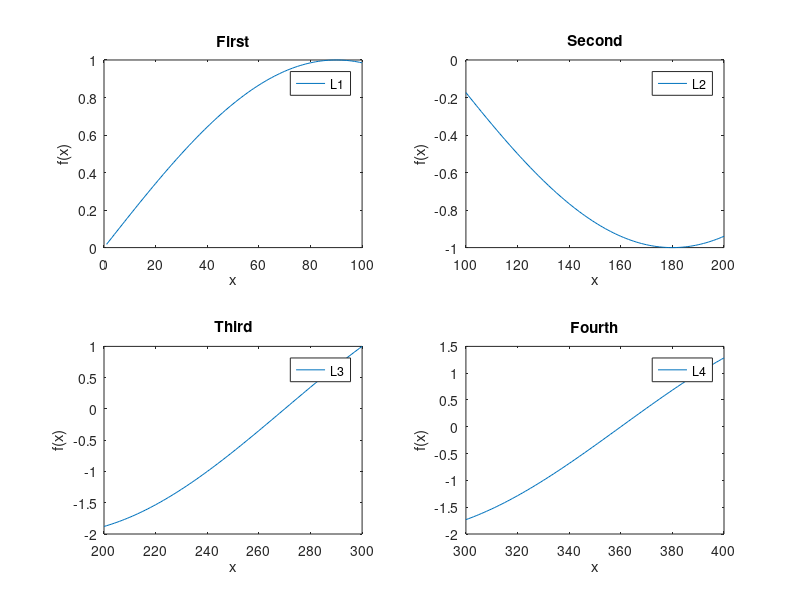

MATLAB code to generate this figure:
function Example_File
%Eample File
%Run the Sub_Fig_Divider after running this file.
close all;
X1=1:100;Y1=sind(X1);subplot(2,2,1);plot(X1,Y1);legend('L1');title('First');xlabel('x');ylabel('f(x)');
X2=100:200;Y2=cosd(X2);subplot(2,2,2);plot(X2,Y2);legend('L2');title('Second');xlabel('x');ylabel('f(x)');
X3=200:300;Y3=2*cosd(X3);subplot(2,2,3);plot(X3,Y3);legend('L3');title('Third');xlabel('x');ylabel('f(x)');
X4=300:400;Y4=2*sind(X4);subplot(2,2,4);plot(X4,Y4);legend('L4');title('Fourth');xlabel('x');ylabel('f(x)');
end